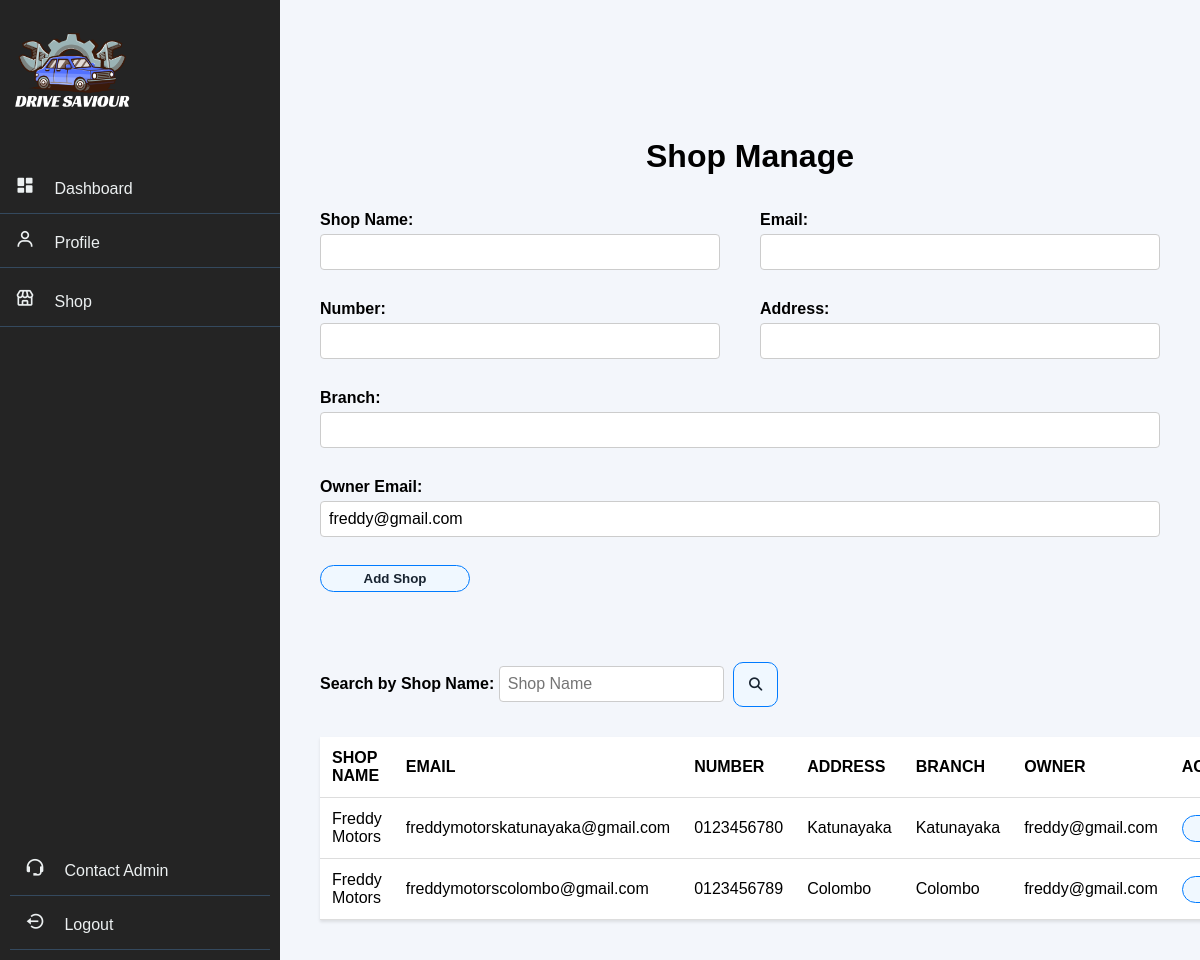
/shop_owner/shop/shop.php (signed in), run on an earlier commit of the app's database.
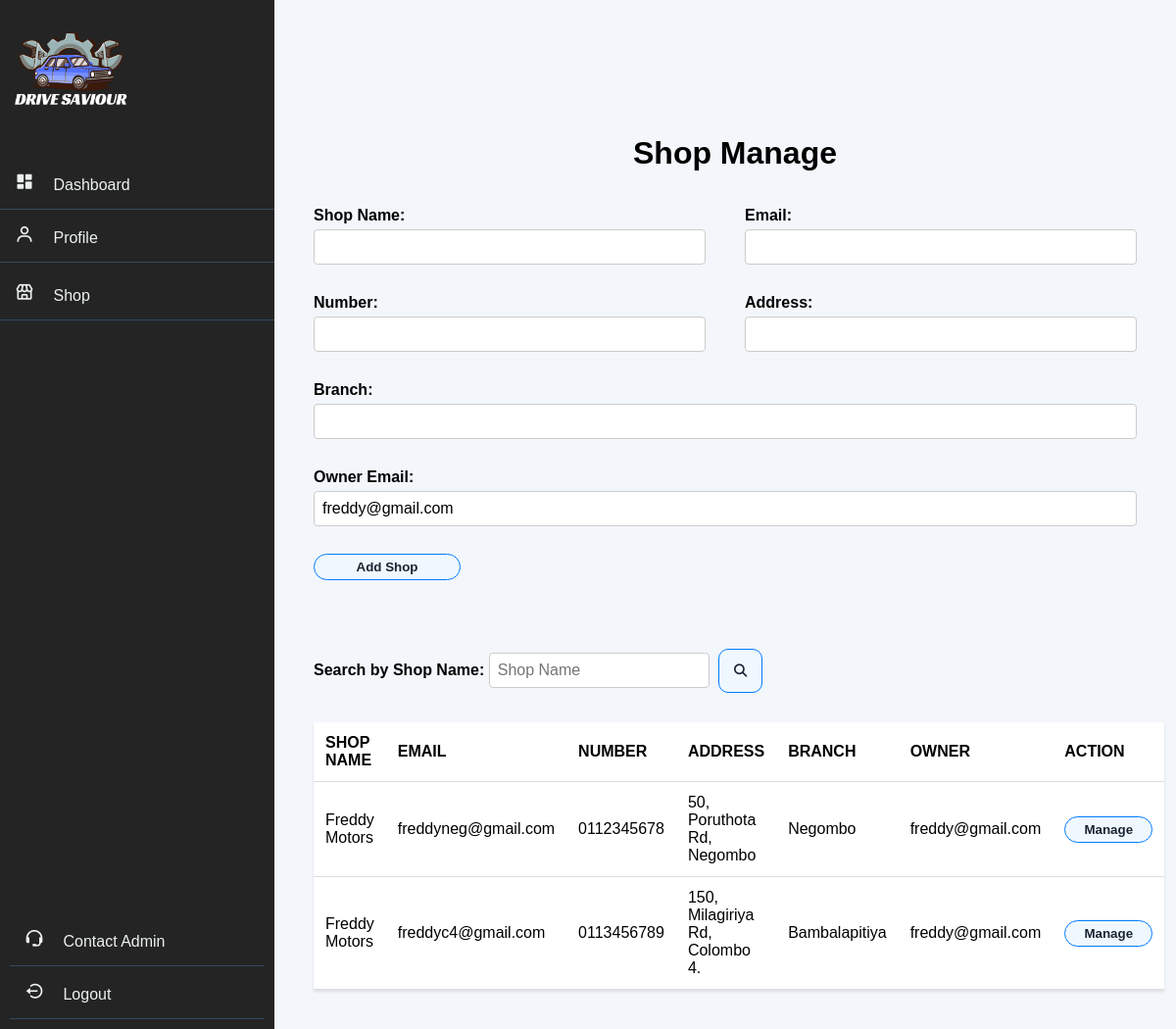
And on a later commit of the database.
### tables this page shows
CREATE TABLE `shops` (
  `id` int(11) NOT NULL,
  `ownerEmail` varchar(110) NOT NULL,
  `shop_name` varchar(255) NOT NULL,
  `email` varchar(255) NOT NULL,
  `number` varchar(15) NOT NULL,
  `address` varchar(255) NOT NULL,
  `branch` varchar(100) NOT NULL
);

### shop_owner/shop/shop.php (the view, shortened to what this page needs)
<?php
$loggedInOwnerEmail = $_SESSION['email'];
require('../navbar/nav.php');
include_once('../../connection.php');
$shop_data = [];
if (!empty($loggedInOwnerEmail)) {
    $stmt = $conn->prepare("SELECT * FROM shops WHERE ownerEmail = ?");
    $stmt->bind_param("s", $loggedInOwnerEmail);
    $stmt->execute();
    $result = $stmt->get_result();
    if ($result) {
        while ($row = $result->fetch_assoc()) {
            $shop_data[] = $row;
        }
    } else {
        echo "No results found for the given owner email.";
    }
} else {
    echo "No logged-in owner email found.";
}
?>
<!DOCTYPE html>
<html lang="en">
<head>
    <link rel="stylesheet" href="../navbar/style.css">
    <link rel="stylesheet" href="style.css">
</head>
<body>
<div class="main_container">
    <br>
    <div class="title">
        <h1>Shop Manage</h1>
        <br><br>
    </div>
    <form action="addshop.php" method="POST">
        <div class="form-container">
            <div class="form-row">
                <div class="form-group">
                    <label for="shop_name">Shop Name:</label>
                    <input type="text" id="shop_name" name="shop_name" required>
                </div>
                <div class="form-group">
                    <label for="email">Email:</label>
                    <input type="email" id="email" name="email" required>
                </div>
            </div>
            <div class="form-row">
                <div class="form-group">
                    <label for="number">Number:</label>
                    <input type="text" id="number" name="number" required>
                </div>
                <div class="form-group">
                    <label for="address">Address:</label>
                    <input type="text" id="address" name="address" required>
                </div>
            </div>
            <div class="form-row">
                <div class="form-group">
                    <label for="branch">Branch:</label>
                    <input type="text" id="branch" name="branch" required>
                </div>
            </div>
            <div class="form-row">
                <div class="form-group">
                    <label for="ownerEmail">Owner Email:</label>
                    <input type="text" id="ownerEmail" name="ownerEmail" value="<?= htmlspecialchars($loggedInOwnerEmail) ?>" required readonly>
                </div>
            </div>
        </div>
        <br>
        <button type="submit" name="action" value="insert" class="batch view-link">Add Shop</button>
    </form>
    <div class="searchbars">
        <div class="search-bar">
            <label for="search">Search by Shop Name:</label>
            <input type="text" id="search" class="search-select" placeholder="Shop Name">
            <button id="search-icon"><i class="fas fa-search"></i></button>
        </div>
        <br>
    </div>
    <div class="table">
        <table>
            <thead>
                <tr>
                    <th>Shop Name</th>
                    <th>Email</th>
                    <th>Number</th>
                    <th>Address</th>
                    <th>Branch</th>
                    <th>Owner </th>
                    <th>Action</th>
                </tr>
            </thead>
            <tbody id="course-tbody">
                <?php foreach ($shop_data as $row): ?>
                    <tr>
                        <td data-cell="Shop Name"><?= htmlspecialchars($row['shop_name']) ?></td>
                        <td data-cell="Email"><?= htmlspecialchars($row['email']) ?></td>
                        <td data-cell="Number"><?= htmlspecialchars($row['number']) ?></td>
                        <td data-cell="Address"><?= htmlspecialchars($row['address']) ?></td>
                        <td data-cell="Branch"><?= htmlspecialchars($row['branch']) ?></td>
                        <td data-cell="Owner Email"><?= htmlspecialchars($row['ownerEmail']) ?></td>
                        <td class="manage-btn">
                            <button class="manage-button view-link"
                                    data-id="<?= htmlspecialchars($row['id']) ?>"
                                    data-shop_name="<?= htmlspecialchars($row['shop_name']) ?>"
                                    data-email="<?= htmlspecialchars($row['email']) ?>"
                                    data-number="<?= htmlspecialchars($row['number']) ?>"
                                    data-address="<?= htmlspecialchars($row['address']) ?>"
                                    data-branch="<?= htmlspecialchars($row['branch']) ?>"
                                    data-ownerEmail="<?= htmlspecialchars($row['ownerEmail']) ?>">
                                Manage
                            </button>
                        </td>
                    </tr>
                <?php endforeach; ?>
            </tbody>
        </table>
    </div>
</div>
</body>
</html>

What changed in the data, as far as the page shows it:
removed shops: shop_name "Freddy Motors", email "freddymotorskatunayaka@gmail.com", number "0123456780", address "Katunayaka", branch "Katunayaka", ownerEmail "freddy@gmail.com"
removed shops: shop_name "Freddy Motors", email "freddymotorscolombo@gmail.com", number "0123456789", address "Colombo", branch "Colombo", ownerEmail "freddy@gmail.com"
added shops: shop_name "Freddy Motors", email "freddyneg@gmail.com", number "0112345678", address "50, Poruthota Rd, Negombo", branch "Negombo", ownerEmail "freddy@gmail.com"
added shops: shop_name "Freddy Motors", email "freddyc4@gmail.com", number "0113456789", address "150, Milagiriya Rd, Colombo 4.", branch "Bambalapitiya", ownerEmail "freddy@gmail.com"
